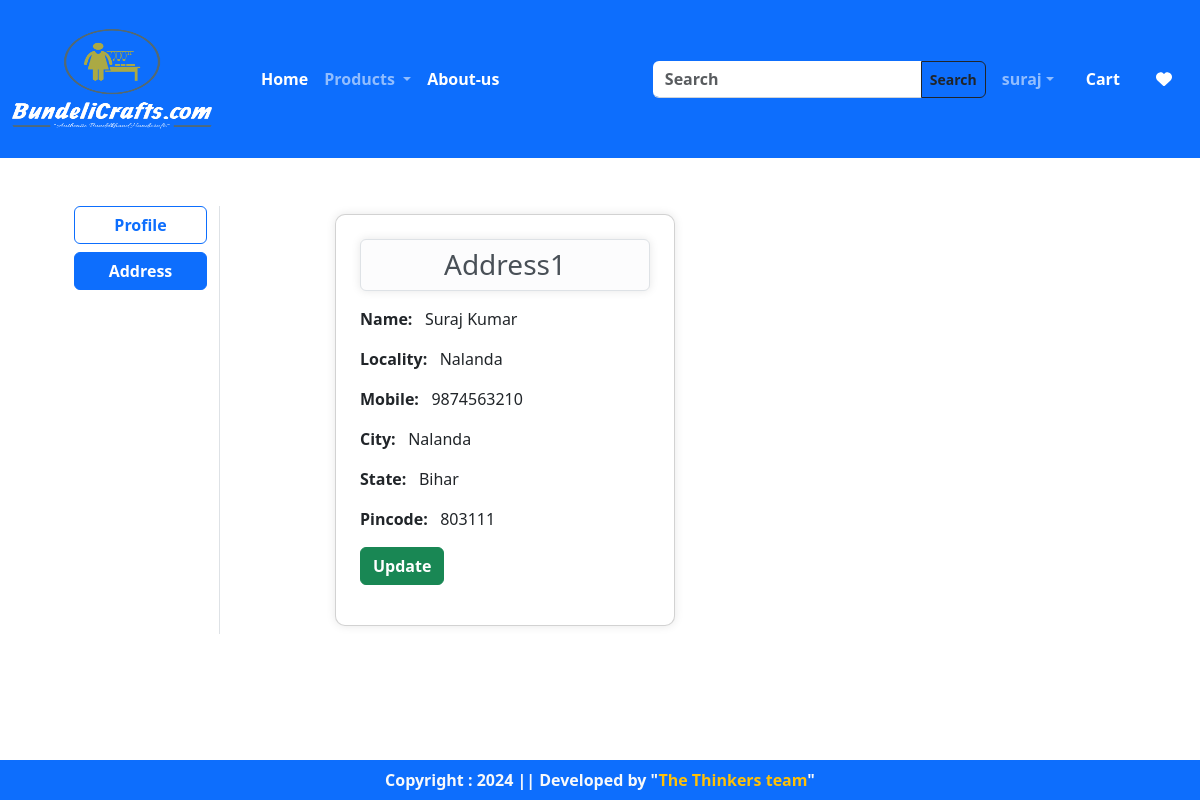
The app's page /address/ (signed in) with its own data.
### app/models.py (models this page shows, shortened)
class Customer(models.Model):
    user = models.ForeignKey(User, on_delete=models.CASCADE)
    name = models.CharField(max_length=200)
    locality = models.CharField(max_length=200)
    city = models.CharField(max_length=100)
    mobile = models.IntegerField(default=0)
    zipcode = models.IntegerField()
    state = models.CharField(choices=STATE_CHOICES,max_length=200)

### app/views.py (the view)
# urls.py: path('address/',views.address,name="address"),
@login_required
def address(request):
    add = Customer.objects.filter(user = request.user)
    wishItem=0
    totalItem = 0
    if request.user.is_authenticated:
        totalItem = len(Cart.objects.filter(user=request.user))
        wishItem = len(Wishlist.objects.filter(user=request.user))
    return render(request,"app/address.html",locals())

### app/templates/app/address.html (shortened to what this page needs)
{% extends "app/base.html" %}
{% load static %}
{% block main-content %}
<div class="container my-5">
    <div class="row">
        <div class="col-sm-2 border-end">
            <ul class="list-unstyle">
                <li class="d-grid"><a href="{% url 'profile' %}" class="btn btn-outline-primary fw-bold mb-2">Profile</a></li>
                <li class="d-grid"><a href="{% url 'address' %}" class="btn btn-primary fw-bold">Address</a></li>
            </ul>
        </div>
        <div class="col-sm-8 offset-sm-1">
            <div class="row">
                {% for ad in add %}
                    <div class="col-sm-6">
                        <div class="card m-2 shadow_container">
                            <div class="card-body p-4">
                                <h3 class="alert alert-light border rounded text-center shadow_container p-2">Address{{forloop.counter}}</h3>
                                <p><strong>Name:</strong>&nbsp;&nbsp;<span> {{ ad.name }}</span></p>
                                <p><strong>Locality:</strong>&nbsp;&nbsp;<span> {{ ad.locality }}</span></p>
                                <p><strong>Mobile:</strong>&nbsp;&nbsp;<span> {{ ad.mobile }}</span></p>
                                <p><strong>City:</strong>&nbsp;&nbsp;<span> {{ ad.city }}</span></p>
                                <p><strong>State:</strong>&nbsp;&nbsp;<span> {{ ad.state }}</span></p>
                                <p><strong>Pincode:</strong>&nbsp;&nbsp;<span> {{ ad.zipcode }}</span></p>
                                <p class=""text-center><a href="{%url 'updateAddress' pk=ad.id %}" type="button" class="btn btn-success fw-bold">Update</a></p>
                            </div>
                        </div>
                    </div>
                {% endfor %}
            </div>
        </div>
    </div>
</div>
{% endblock main-content %}

### app/templates/app/base.html (shortened to what this page needs)
{% load static %}
<!doctype html>
<html lang="en">
  <head>
    <link href="https://cdn.jsdelivr.net/npm/bootstrap@5.3.3/dist/css/bootstrap.min.css" rel="stylesheet">
    <link rel = "stylesheet" href = "{% static 'app/css/owl.carousel.min.css' %}">
    <link rel = "stylesheet" href = "{% static 'app/css/all.min.css' %}">
    <link rel = "stylesheet" href = "{% static 'app/css/style.css' %}">
    <link rel="stylesheet" href="https://cdnjs.cloudflare.com/ajax/libs/font-awesome/6.0.0-beta3/css/all.min.css">
  </head>
  <body>
    <nav class="navbar navbar-expand-lg navbar-dark bg-primary py-4">
      <div class="container-fluid fw-bold">
        <a class="navbar-brand" href="/">
            <img src="{% static 'app/images/logo.png' %}" alt="Logo" width="200" height="100" class="rounded"></a>
            <div class="collapse navbar-collapse" id="navbarSupportedContent">
              <ul class="navbar-nav me-auto mb-2 mb-lg-0">&nbsp;&nbsp;&nbsp;&nbsp;&nbsp;&nbsp;
                {% if request.user.is_authenticated %}
                <li class="nav-item">
                  <a class="nav-link active" aria-current="page" href="/">Home</a>
                </li>
                <li class="nav-item dropdown">
                  <a class="nav-link dropdown-toggle" href="#" role="button" data-bs-toggle="dropdown" aria-expanded="false">
                    Products
                  </a>
              <li class="nav-item">
                <a class="nav-link text-white" href="{% url 'about' %}">About-us</a>
              </li>
            </ul>
            <form class="d-flex" role="search" action="/search/">
              <div class="input-group">
                <input class="form-control rounded-start fw-bold" type="search" placeholder="Search" aria-label="Search" name="search" style="length:1000px;">
                <button class="btn btn-outline-dark fw-bold btn-sm rounded-end" type="submit">Search</button>
              </div>
            </form>
          </div>
          <ul class="navbar-nav me-auto mb-2 mb-lg-0">
            <li class="nav-item dropdown mx-2">
              <a class="nav-link dropdown-toggle" href="#" role="button" data-bs-toggle="dropdown" aria-expanded="false">{{request.user}}</a>
            </li>
            <li class="nav-item mx-2">
              <a class="nav-link text-white" href="{% url 'showcart' %}">Cart&nbsp;</a>
            </li>
            <li class="nav-item mx-2">
              <a class="nav-link text-white" href="{% url 'wishlists' %}"><i class="fa fa-heart"></i> </a>
            </li>
            {% else %}
            <li class="nav-item mx-2">
              <p class="nav-link text-white"><a style="text-decoration:none;color:white;"  href="{% url 'login' %}">Login</a>/<a style="text-decoration:none;color:white;" href="{% url 'customer-registration' %}">Register</a></p>
            </li>
            {% endif %}
          </ul>
        </div>
      </nav>
                    {% block main-content %}{% endblock main-content %}
                <footer class="container-fluid fixed-bottom bg-primary text-center p-2 mt-5 fw-bold text-light">
                  Copyright : 2024 || Developed by "<span class="text-warning">The Thinkers team</span>"
                </footer>
                  </body>
                </html>

### app/static/app/css/style.css (style rules this page uses)
body { margin: 0; overflow-x: hidden; }
.shadow_container { box-shadow: 0 0 10px rgba(0,0,0,0.1); border-radius: 10px; }
.form-control { border: none; border-bottom: 1px solid #ced4da; border-radius: 0; box-shadow: none; padding: 0.375rem 0.75rem; }

### records on screen
Customer: name "Suraj Kumar", locality "Nalanda", mobile "9874563210", city "Nalanda", state "Bihar", zipcode "803111"

### other values on screen
{{ request.user }} "suraj"
